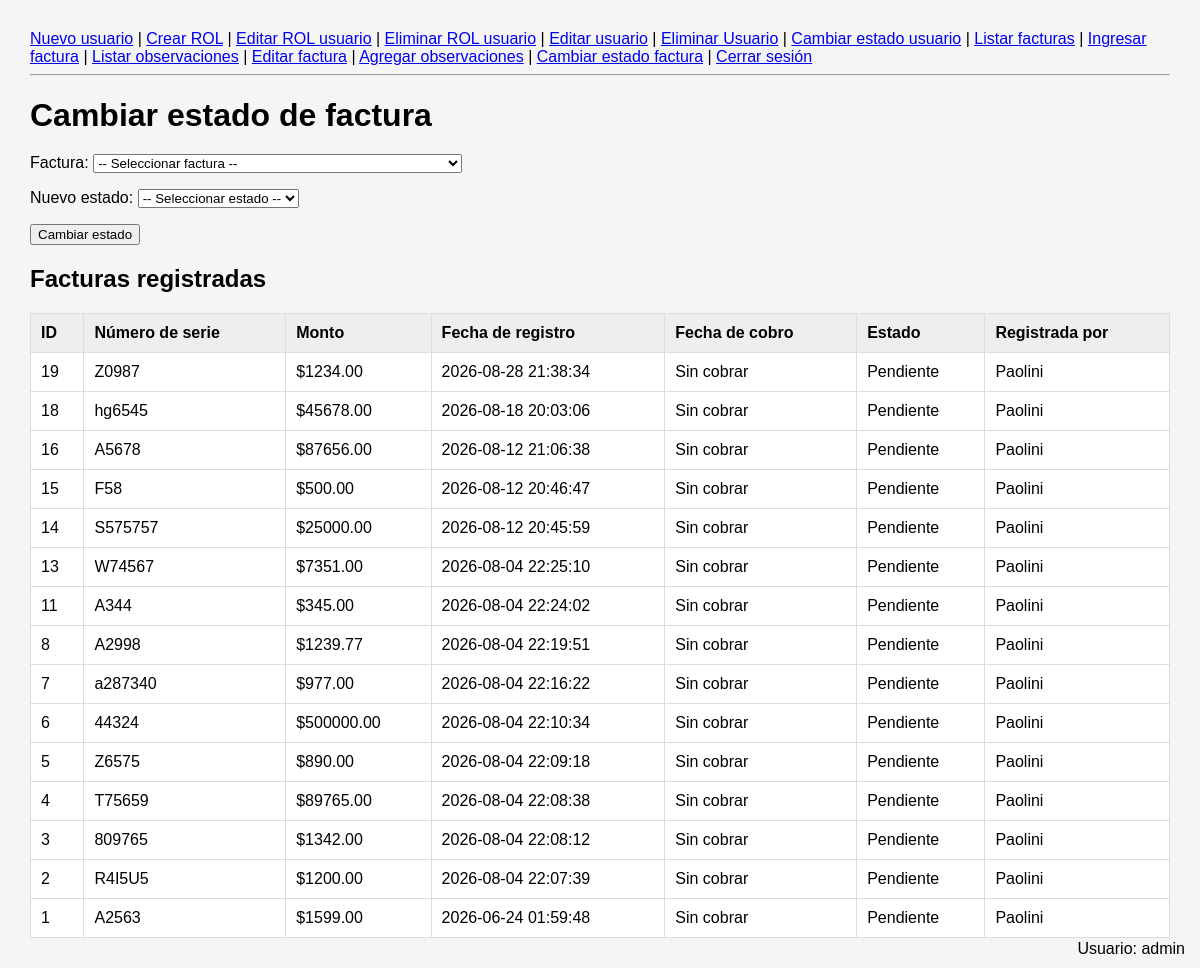
Before: /Panaderia/cambiar_estado_factura.php (signed in) with the older database file.
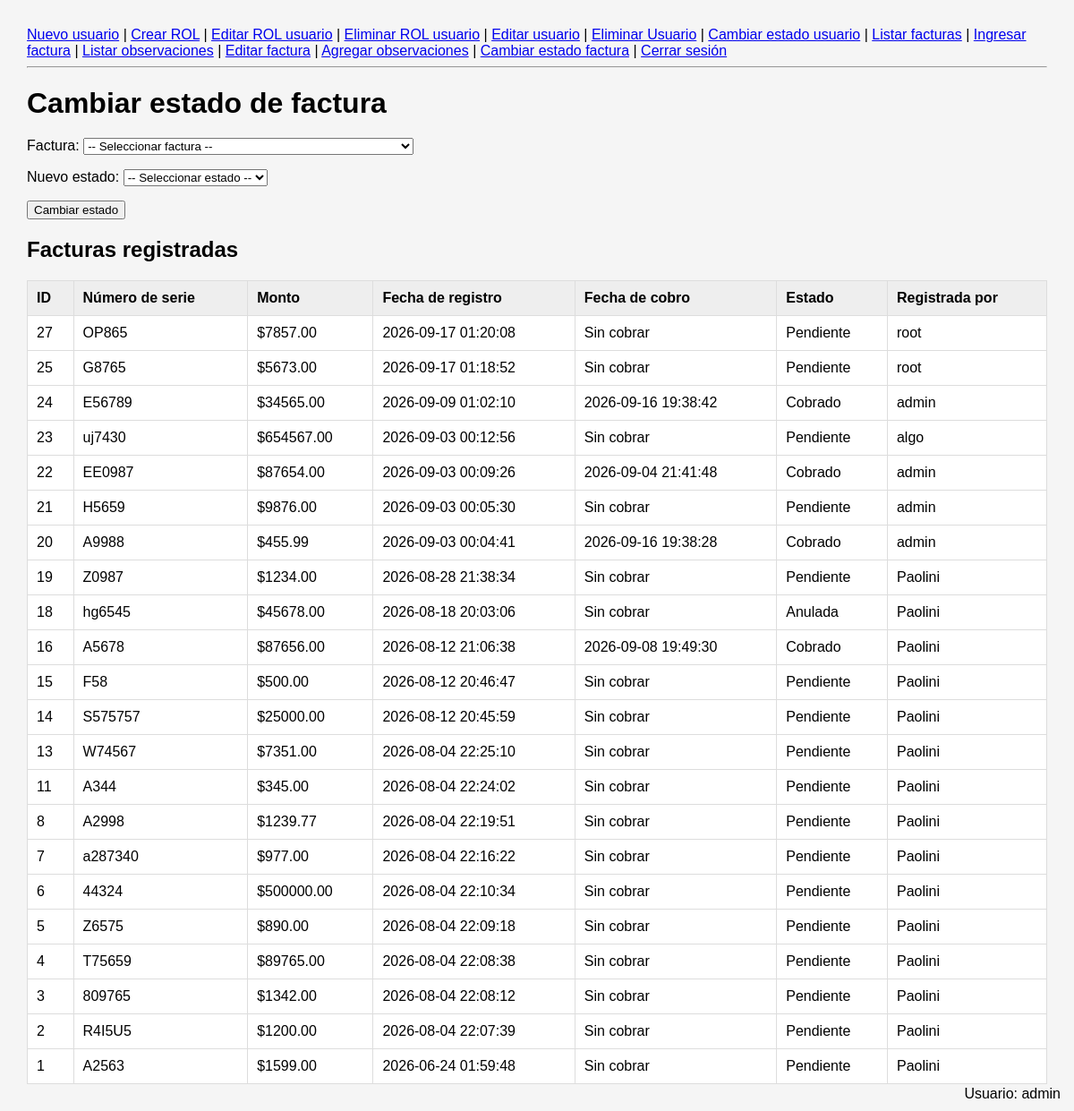
After: the same page with the newer database file.
### tables this page shows
CREATE TABLE `factura` (
  `id` int(10) UNSIGNED NOT NULL,
  `numero_serie` varchar(20) NOT NULL,
  `monto` decimal(8,2) NOT NULL,
  `fecha_registro` datetime NOT NULL,
  `fecha_cobro` datetime DEFAULT NULL,
  `estado` enum('Cobrado','Pendiente','Anulada') NOT NULL DEFAULT 'Pendiente',
  `id_usuario_registro` smallint(5) UNSIGNED NOT NULL,
  `id_usuario_asignado` smallint(5) DEFAULT NULL
);

CREATE TABLE `usuario` (
  `id` smallint(5) UNSIGNED NOT NULL,
  `usuario` varchar(32) NOT NULL,
  `contrasenia` varchar(255) NOT NULL,
  `activo` tinyint(1) NOT NULL DEFAULT 1,
  `id_ROL` tinyint(3) UNSIGNED NOT NULL
);

### Panaderia/cambiar_estado_factura.php (the view, shortened to what this page needs)
<?php
require_once "conexion.php";
require_once "menu.php";
try {
    $sql = "SELECT
                factura.id,
                factura.numero_serie,
                factura.monto,
                factura.fecha_registro,
                factura.fecha_cobro,
                factura.estado,
                usuario.usuario AS nombre_usuario
            FROM factura
            INNER JOIN usuario
                ON factura.id_usuario_registro = usuario.id
            ORDER BY factura.id DESC";
    $stmt = $conexion->query($sql);
    $facturas = $stmt->fetchAll(PDO::FETCH_ASSOC);
} catch (PDOException $e) {
    $facturas = [];
    $error = "Error al obtener las facturas: " . $e->getMessage();
}
?>
<!DOCTYPE html>
<html lang="es">
<head>
</head>
<body>
<h1>Cambiar estado de factura</h1>
 <link rel="stylesheet" href="estilo.css">
<form method="POST" action="cambiar_estado_factura.php">
    <p>
        <label for="id_factura">
            Factura:
        </label>
        <select
            name="id_factura"
            id="id_factura"
            required
        >
            <option value="">
                -- Seleccionar factura --
            </option>
        </select>
    </p>
    <p>
        <label for="estado">
            Nuevo estado:
        </label>
        <select
            name="estado"
            id="estado"
            required
        >
            <option value="">
                -- Seleccionar estado --
            </option>
        </select>
    </p>
    <p>
        <button type="submit">
            Cambiar estado
        </button>
    </p>
</form>
<h2>Facturas registradas</h2>
<table border="1">
    <thead>
        <tr>
            <th>ID</th>
            <th>Número de serie</th>
            <th>Monto</th>
            <th>Fecha de registro</th>
            <th>Fecha de cobro</th>
            <th>Estado</th>
            <th>Registrada por</th>
        </tr>
    </thead>
    <tbody>
        <?php if (count($facturas) > 0): ?>
            <?php foreach ($facturas as $factura): ?>
                <tr>
                    <td>
                        <?= htmlspecialchars($factura["id"]) ?>
                    </td>
                    <td>
                        <?= htmlspecialchars($factura["numero_serie"]) ?>
                    </td>
                    <td>
                        $<?= htmlspecialchars($factura["monto"]) ?>
                    </td>
                    <td>
                        <?= htmlspecialchars($factura["fecha_registro"]) ?>
                    </td>
                    <td>
                        <?php if ($factura["fecha_cobro"] !== null): ?>
                            <?= htmlspecialchars($factura["fecha_cobro"]) ?>
                        <?php else: ?>
                            Sin cobrar
                        <?php endif; ?>
                    </td>
                    <td>
                        <?= htmlspecialchars($factura["estado"]) ?>
                    </td>
                    <td>
                        <?= htmlspecialchars($factura["nombre_usuario"]) ?>
                    </td>
                </tr>
            <?php endforeach; ?>
        <?php endif; ?>
    </tbody>
</table>
</body>
</html>

Changed rows visible on the page:
added factura: id "27", numero_serie "OP865", monto "7857.00", fecha_registro "2026-09-17 01:20:08", shows "Sin cobrar", estado "Pendiente", id_usuario_registro.usuario "root"
added factura: id "25", numero_serie "G8765", monto "5673.00", fecha_registro "2026-09-17 01:18:52", shows "Sin cobrar", estado "Pendiente", id_usuario_registro.usuario "root"
added factura: id "24", numero_serie "E56789", monto "34565.00", fecha_registro "2026-09-09 01:02:10", fecha_cobro "2026-09-16 19:38:42", estado "Cobrado", id_usuario_registro.usuario "admin"
added factura: id "23", numero_serie "uj7430", monto "654567.00", fecha_registro "2026-09-03 00:12:56", shows "Sin cobrar", estado "Pendiente", id_usuario_registro.usuario "algo"
added factura: id "22", numero_serie "EE0987", monto "87654.00", fecha_registro "2026-09-03 00:09:26", fecha_cobro "2026-09-04 21:41:48", estado "Cobrado", id_usuario_registro.usuario "admin"
added factura: id "21", numero_serie "H5659", monto "9876.00", fecha_registro "2026-09-03 00:05:30", shows "Sin cobrar", estado "Pendiente", id_usuario_registro.usuario "admin"
added factura: id "20", numero_serie "A9988", monto "455.99", fecha_registro "2026-09-03 00:04:41", fecha_cobro "2026-09-16 19:38:28", estado "Cobrado", id_usuario_registro.usuario "admin"
changed factura "hg6545": estado "Pendiente" → "Anulada"
changed factura id 16: fecha_cobro (not shown) → "2026-09-08 19:49:30"; estado "Pendiente" → "Cobrado"; no longer shows "Sin cobrar"
